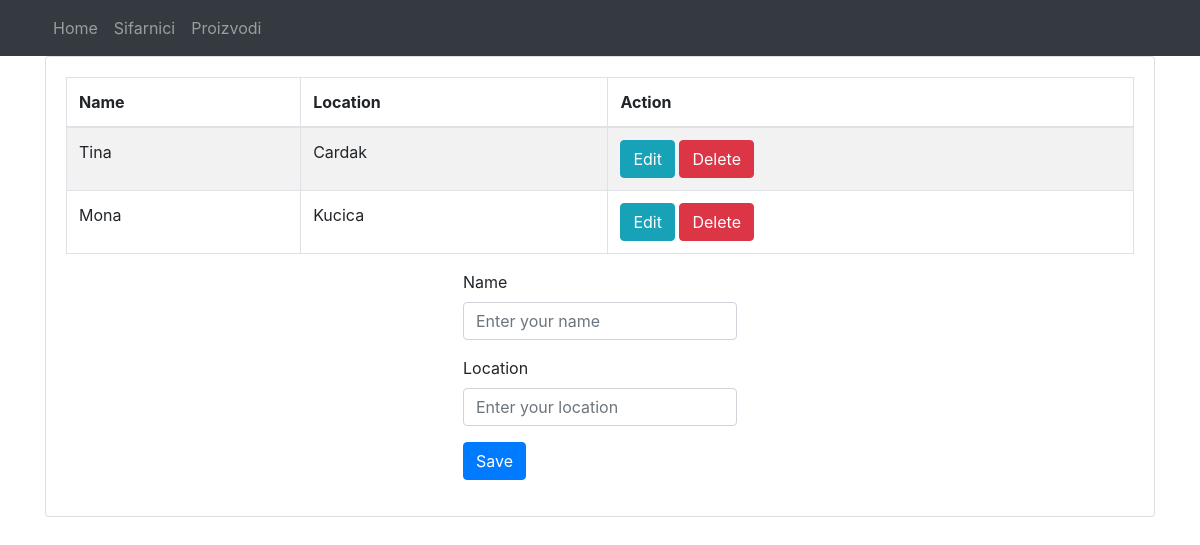
Before: / with the older database file.
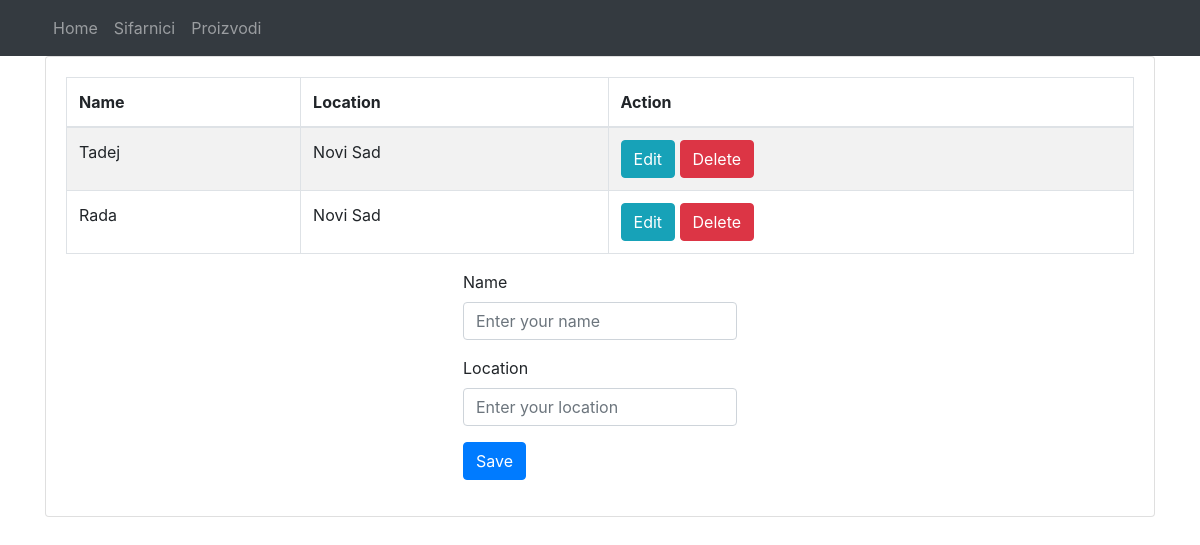
After: the same page with the newer database file.
### tables this page shows
CREATE TABLE `data` (
  `id` int(11) NOT NULL,
  `name` varchar(100) NOT NULL,
  `location` varchar(100) NOT NULL
);

### db/process.php (called while the page is built, shortened)
<?php
	$update = false;
	$name = '';
	$location = '';
?>

### index.php (the view, shortened to what this page needs)
<!DOCTYPE html>
<html>
<head>
	<link rel="stylesheet" type="text/css" href="css/style.css">
	<link rel="stylesheet" type="text/css" href="css/bootstrap.min.css">
	<link rel="stylesheet" type="text/css" href="css/all.min.css">
</head>
<body>
	<header>
		<nav class="navbar navbar-expand-lg navbar-dark bg-dark">
			<div class="container">
				<div class="collapse navbar-collapse" id="navbarSupportedContent">
				    <ul class="navbar-nav">
				      <li class="nav-item">
				        <a class="nav-link" href="index.php">Home</a>
				      </li>
				      <li class="nav-item dropdown">
				        <a class="nav-link collapse-toggle" href="#" id="navbarDropdown" role="button" data-toggle="dropdown" aria-haspopup="true" aria-expanded="false">
				          Sifarnici
				        </a>
				      </li>
				       <li class="nav-item">
				        <a class="nav-link" href="proizvodi/pr.php">Proizvodi</a>
				      </li>
				    </ul>
			  	</div>
			</div>
		</nav>
	</header>
        <?php include 'db/process.php'; ?>
	<div class="container">
		<?php
			$mysqli = new mysqli('localhost', 'root', '', 'crud') or die(mysqli_error($mysqli));
			$result = $mysqli->query("SELECT * FROM data");
		?>
		<div class="card">
			<div class="card-body">
				<table class="table table-bordered table-striped">
					<thead>
						<tr>
							<th>Name</th>
							<th>Location</th>
							<th colspan="2">Action</th>
						</tr>
					</thead>
				<?php
				while ($row = $result->fetch_assoc()):
				?>
					<tr>
						<td><?php echo $row['name']; ?></td>
						<td><?php echo $row['location']; ?></td>
						<td>
							<a href="index.php?edit=<?php echo $row['id']; ?>" class="btn btn-info">
							Edit
							</a>
							<a href="db/process.php?delete=<?php echo $row['id']; ?>" class="btn btn-danger">
							Delete
							</a>
						</td>
					</tr>
				<?php endwhile; ?>
				</table>
				<div class="row justify-content-center">
					<form action="db/process.php" method="POST">
						<div class="form-group">
							<label>Name</label>
							<input type="text" name="name" class="form-control"
							value="<?php echo $name; ?>" placeholder="Enter your name">
						</div>
						<div class="form-group">
							<label>Location</label>
							<input type="text" name="location" class="form-control"
							value="<?php echo $location; ?>" placeholder="Enter your location">
						</div>
						<div class="form-group">
					<?php
						if ($update == true):
					?>
							<button type="submit" class="btn btn-info" name="update">Update</button>
					<?php else: ?>
							<button type="submit" class="btn btn-primary" name="save">Save</button>
					<?php endif; ?>
						</div>
					</form>
				</div>
			</div>
		</div>
	</div>
<?php include 'templates/footer.php'; ?>

### templates/footer.php (shortened to what this page needs)
</body>
</html>

Changed rows visible on the page:
removed data: name "Tina", location "Cardak"
removed data: name "Mona", location "Kucica"
added data: name "Tadej", location "Novi Sad"
added data: name "Rada", location "Novi Sad"
